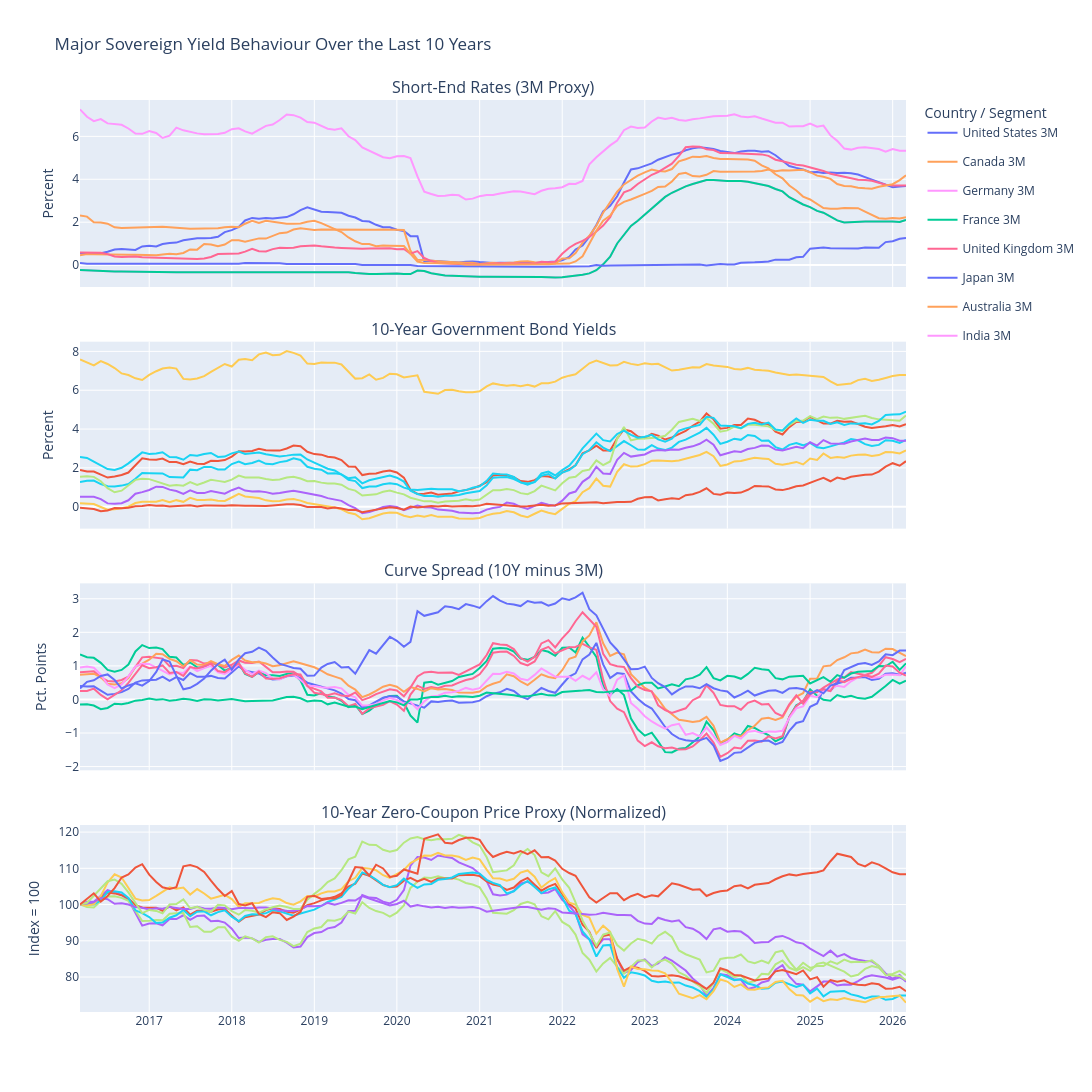

The cell this chart's notebook holds for it:
### Code cell
import io
import json

import numpy as np
import pandas as pd
import plotly.graph_objects as go
import requests
from plotly.subplots import make_subplots

bond_definitions = [
    {
        "name": "United States",
        "group": "North America",
        "short_series": "IR3TIB01USM156N",
        "long_series": "IRLTLT01USM156N",
        "note": "3M interbank rate and 10Y government bond yield from FRED/OECD.",
    },
    {
        "name": "Canada",
        "group": "North America",
        "short_series": "IR3TIB01CAM156N",
        "long_series": "IRLTLT01CAM156N",
        "note": "3M interbank rate and 10Y government bond yield from FRED/OECD.",
    },
    {
        "name": "Germany",
        "group": "Europe",
        "short_series": "IR3TIB01DEM156N",
        "long_series": "IRLTLT01DEM156N",
        "note": "3M interbank rate and 10Y government bond yield from FRED/OECD.",
    },
    {
        "name": "France",
        "group": "Europe",
        "short_series": "IR3TIB01FRM156N",
        "long_series": "IRLTLT01FRM156N",
        "note": "3M interbank rate and 10Y government bond yield from FRED/OECD.",
    },
    {
        "name": "United Kingdom",
        "group": "Europe",
        "short_series": "IR3TIB01GBM156N",
        "long_series": "IRLTLT01GBM156N",
        "note": "3M interbank rate and 10Y government bond yield from FRED/OECD.",
    },
    {
        "name": "Japan",
        "group": "Asia Pacific",
        "short_series": "IR3TIB01JPM156N",
        "long_series": "IRLTLT01JPM156N",
        "note": "3M interbank rate and 10Y government bond yield from FRED/OECD.",
    },
    {
        "name": "Australia",
        "group": "Asia Pacific",
        "short_series": "IR3TIB01AUM156N",
        "long_series": "IRLTLT01AUM156N",
        "note": "3M interbank rate and 10Y government bond yield from FRED/OECD.",
    },
    {
        "name": "India",
        "group": "Asia Pacific",
        "short_series": "INDIR3TIB01STM",
        "long_series": "INDIRLTLT01STM",
        "note": "3M interbank rate and 10Y government bond yield from FRED/OECD.",
    },
]


def fetch_fred_series(series_id: str) -> pd.Series:
    url = f"https://fred.stlouisfed.org/graph/fredgraph.csv?id={series_id}"
    response = requests.get(url, timeout=30)
    response.raise_for_status()
    frame = pd.read_csv(io.StringIO(response.text))
    if frame.empty or "observation_date" not in frame.columns or series_id not in frame.columns:
        raise ValueError(f"Unexpected FRED response for {series_id}.")
    frame["observation_date"] = pd.to_datetime(frame["observation_date"])
    frame[series_id] = pd.to_numeric(frame[series_id], errors="coerce")
    return frame.set_index("observation_date")[series_id]


series_frames = {}
available_definitions = []
unavailable_names = []

for definition in bond_definitions:
    try:
        short_series = fetch_fred_series(definition["short_series"])
        long_series = fetch_fred_series(definition["long_series"])
    except Exception:
        unavailable_names.append(definition["name"])
        continue

    series_frames[f'{definition["name"]} 3M'] = short_series
    series_frames[f'{definition["name"]} 10Y'] = long_series
    available_definitions.append(definition)

if not series_frames:
    raise ValueError("No sovereign yield series could be loaded from FRED.")

rates = pd.DataFrame(series_frames).sort_index()
rates = rates.loc[rates.index >= (rates.index.max() - pd.DateOffset(years=10))]
rates = rates.dropna(axis=1, how="all").ffill()

available_names = [definition["name"] for definition in available_definitions]
short_columns = [f"{name} 3M" for name in available_names if f"{name} 3M" in rates.columns]
long_columns = [f"{name} 10Y" for name in available_names if f"{name} 10Y" in rates.columns]
short_yields = rates[short_columns].copy()
long_yields = rates[long_columns].copy()
short_yields.columns = [column.removesuffix(" 3M") for column in short_columns]
long_yields.columns = [column.removesuffix(" 10Y") for column in long_columns]
curve_spread = long_yields.subtract(short_yields, fill_value=pd.NA)
long_price_proxy = np.exp(-(long_yields / 100) * 10)
long_price_proxy = long_price_proxy.apply(
    lambda column: column / column.dropna().iloc[0] * 100 if not column.dropna().empty else column
)

latest_snapshot = pd.DataFrame(
    {
        "3M Yield": short_yields.iloc[-1],
        "10Y Yield": long_yields.iloc[-1],
        "10Y-3M Spread": curve_spread.iloc[-1],
        "1Y Change 3M (bps)": (short_yields.iloc[-1] - short_yields.shift(12).iloc[-1]) * 100,
        "1Y Change 10Y (bps)": (long_yields.iloc[-1] - long_yields.shift(12).iloc[-1]) * 100,
        "10Y Price Proxy 1Y Return (%)": (long_price_proxy.iloc[-1] / long_price_proxy.shift(12).iloc[-1] - 1) * 100,
    }
).sort_values("10Y Yield", ascending=False)

steepest_curves = latest_snapshot.sort_values("10Y-3M Spread", ascending=False).head(3)
flattest_curves = latest_snapshot.sort_values("10Y-3M Spread", ascending=True).head(3)
highest_long_end = latest_snapshot.sort_values("10Y Yield", ascending=False).head(3)
lowest_long_end = latest_snapshot.sort_values("10Y Yield", ascending=True).head(3)

narrative_lines = [
    f"Latest data point: {rates.index.max().date()}.",
    f"Highest 10Y yields: {', '.join(f'{name} ({value:.2f}%)' for name, value in highest_long_end['10Y Yield'].items())}.",
    f"Lowest 10Y yields: {', '.join(f'{name} ({value:.2f}%)' for name, value in lowest_long_end['10Y Yield'].items())}.",
    f"Steepest curves: {', '.join(f'{name} ({value:.2f} pp)' for name, value in steepest_curves['10Y-3M Spread'].items())}.",
    f"Flattest curves: {', '.join(f'{name} ({value:.2f} pp)' for name, value in flattest_curves['10Y-3M Spread'].items())}.",
]

summary_payload = {
    "data_source": "FRED/OECD",
    "requested_window": "10y",
    "frequency": "monthly",
    "short_end_note": "3M interbank rate used as the short-end proxy because a stable exact 2Y sovereign series is not consistently available cross-country in FRED/OECD.",
    "countries_requested": [definition["name"] for definition in bond_definitions],
    "countries_available": available_names,
    "countries_unavailable": unavailable_names,
    "date_range": {
        "start": str(rates.index.min().date()),
        "end": str(rates.index.max().date()),
    },
    "leaders": {
        "highest_10y_yields": highest_long_end["10Y Yield"].round(3).to_dict(),
        "lowest_10y_yields": lowest_long_end["10Y Yield"].round(3).to_dict(),
        "steepest_curves": steepest_curves["10Y-3M Spread"].round(3).to_dict(),
        "flattest_curves": flattest_curves["10Y-3M Spread"].round(3).to_dict(),
    },
    "latest_snapshot": latest_snapshot.round(3).reset_index().rename(columns={"index": "country"}).to_dict(orient="records"),
    "narrative": narrative_lines,
}

print("LLM_SUMMARY")
for line in narrative_lines:
    print(f"- {line}")

latest_snapshot.round(2)

fig = make_subplots(
    rows=4,
    cols=1,
    shared_xaxes=True,
    vertical_spacing=0.06,
    subplot_titles=(
        "Short-End Rates (3M Proxy)",
        "10-Year Government Bond Yields",
        "Curve Spread (10Y minus 3M)",
        "10-Year Zero-Coupon Price Proxy (Normalized)",
    ),
)

for name in available_names:
    fig.add_trace(
        go.Scatter(x=short_yields.index, y=short_yields[name], mode="lines", name=f"{name} 3M", legendgroup=name),
        row=1,
        col=1,
    )
    fig.add_trace(
        go.Scatter(x=long_yields.index, y=long_yields[name], mode="lines", name=f"{name} 10Y", legendgroup=name, showlegend=False),
        row=2,
        col=1,
    )
    fig.add_trace(
        go.Scatter(x=curve_spread.index, y=curve_spread[name], mode="lines", name=f"{name} Spread", legendgroup=name, showlegend=False),
        row=3,
        col=1,
    )
    fig.add_trace(
        go.Scatter(x=long_price_proxy.index, y=long_price_proxy[name], mode="lines", name=f"{name} 10Y Price Proxy", legendgroup=name, showlegend=False),
        row=4,
        col=1,
    )

fig.update_yaxes(title_text="Percent", row=1, col=1)
fig.update_yaxes(title_text="Percent", row=2, col=1)
fig.update_yaxes(title_text="Pct. Points", row=3, col=1)
fig.update_yaxes(title_text="Index = 100", row=4, col=1)
fig.update_layout(
    height=1200,
    width=1200,
    hovermode="x unified",
    title="Major Sovereign Yield Behaviour Over the Last 10 Years",
    legend_title="Country / Segment",
)
fig.show()
